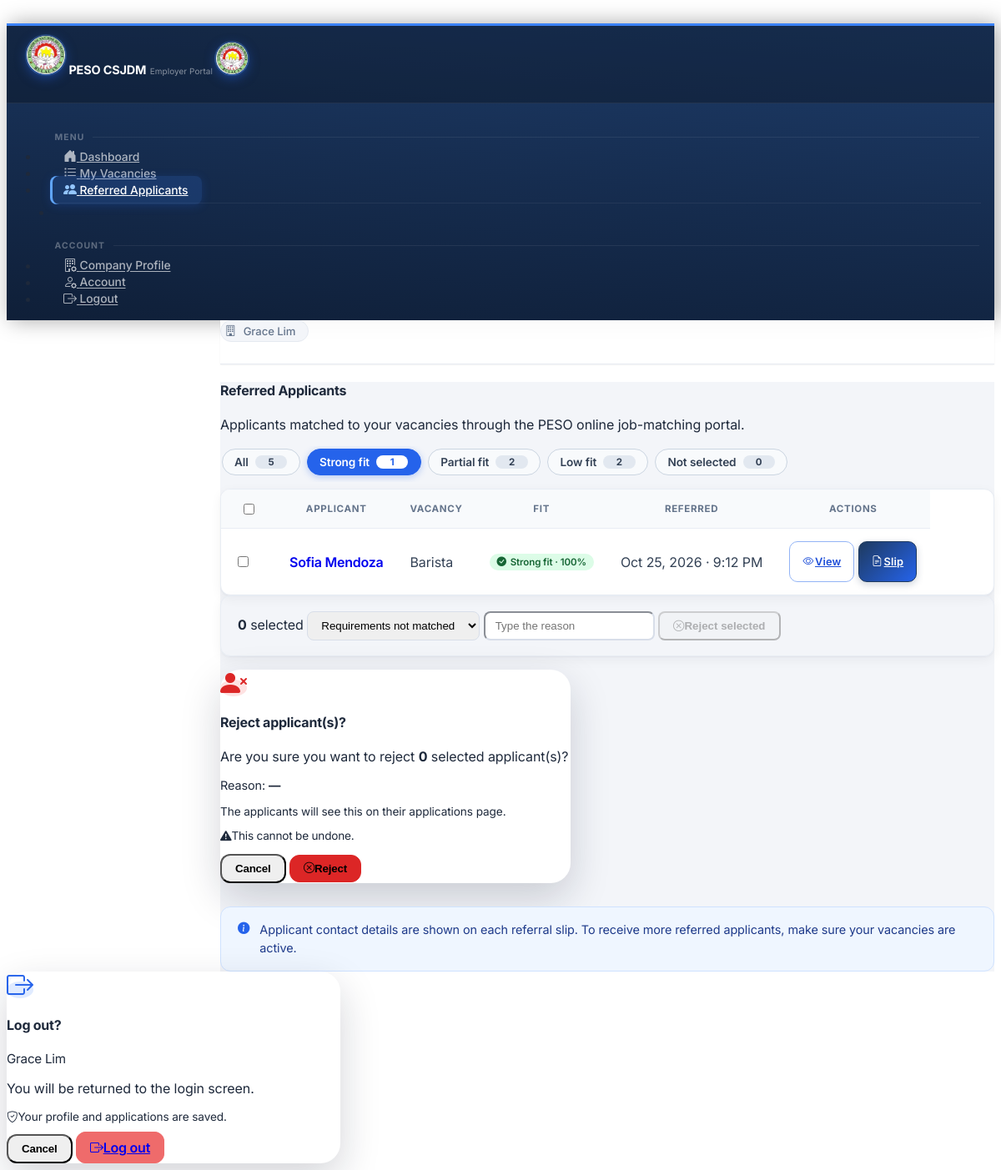
The app's page /employer/referred?fit=strong (signed in) with its own data.
### tables this page shows
CREATE TABLE referrals (
            referral_id           INTEGER  PRIMARY KEY AUTOINCREMENT,
            applicant_id INTEGER  NOT NULL,
            vacancy_id   INTEGER  NOT NULL,
            referred_by  INTEGER  NOT NULL,
            referred_at  DATETIME DEFAULT CURRENT_TIMESTAMP,
            status       TEXT     DEFAULT 'referred',
            notes        TEXT, suitability_score REAL, reject_reason TEXT,
            FOREIGN KEY (applicant_id) REFERENCES applicants(applicant_id),
            FOREIGN KEY (vacancy_id)   REFERENCES job_vacancies(vacancy_id),
            FOREIGN KEY (referred_by)  REFERENCES users(user_id)
        );

CREATE TABLE "applicants" (
                applicant_id                 INTEGER  PRIMARY KEY AUTOINCREMENT,
                first_name         TEXT     NOT NULL,
                last_name          TEXT     NOT NULL,
                sex                TEXT,
                age                INTEGER,
                barangay           TEXT,
                district           TEXT,
                employment_status  TEXT     DEFAULT 'Unemployed',
                is_pwd             INTEGER  DEFAULT 0,
                educ_level         TEXT     NOT NULL,
                preferred_position TEXT     NOT NULL,
                skills             TEXT     NOT NULL,
                work_experience    TEXT,
                user_id            INTEGER  REFERENCES users(user_id),
                created_at         DATETIME DEFAULT CURRENT_TIMESTAMP,
                is_archived        INTEGER  DEFAULT 0
            , birthdate DATE, contact_number TEXT, middle_name TEXT, suffix TEXT, civil_status TEXT, address_line TEXT, city TEXT, province TEXT, height_cm TEXT, religion TEXT, tin TEXT, landline TEXT, disability TEXT, is_4ps INTEGER DEFAULT 0, household_id TEXT, is_wodp INTEGER DEFAULT 0, is_dswd_foodstamp INTEGER DEFAULT 0, is_caregiver INTEGER DEFAULT 0, is_ofw INTEGER DEFAULT 0, ofw_country TEXT, is_former_ofw INTEGER DEFAULT 0, former_ofw_country TEXT, ofw_return_date TEXT, employed_type TEXT, unemployed_reason TEXT, job_search_months INTEGER, pref_work_local TEXT, pref_work_overseas TEXT, languages TEXT, education TEXT, trainings TEXT, eligibilities TEXT, work_history TEXT, other_skills TEXT, certified INTEGER DEFAULT 0, certified_at DATETIME, photo TEXT);

CREATE TABLE job_vacancies (
            vacancy_id                   INTEGER  PRIMARY KEY AUTOINCREMENT,
            employer_name        TEXT     NOT NULL,
            job_title            TEXT     NOT NULL,
            occupational_category TEXT    NOT NULL,
            is_local             INTEGER  DEFAULT 1,
            is_active            INTEGER  DEFAULT 1,
            created_at           DATETIME DEFAULT CURRENT_TIMESTAMP
        , employer_id INTEGER REFERENCES users(user_id), application_deadline DATE, req_gender TEXT DEFAULT 'Any', req_age_min INTEGER, req_age_max INTEGER, req_education TEXT, req_documents TEXT, req_experience_months INTEGER, salary_min INTEGER, salary_max INTEGER, salary_period TEXT, job_location TEXT, req_skills TEXT, requirements_deadline DATE, interview_date DATE, interview_time TEXT, interview_date_end DATE, interview_time_end TEXT, location_type TEXT, venue_address TEXT, max_applicants INTEGER);

### app.py (the view)
@app.route('/employer/referred')
@employer_required
def employer_referred():
    emp = _get_my_employer()
    if not emp or not emp['is_approved']:
        return redirect(url_for('employer_profile'))
    db     = get_db()
    status = request.args.get('status', 'all')
    fit    = request.args.get('fit', 'all')
    conds  = ['jv.employer_id=?']
    params = [session['user_id']]
    if status != 'all':
        conds.append('r.status=?')
        params.append(status)
    rows = db.execute(f'''
        SELECT r.*, a.first_name, a.last_name, jv.job_title
        FROM referrals r
        JOIN applicants a ON r.applicant_id=a.applicant_id
        JOIN job_vacancies jv ON r.vacancy_id=jv.vacancy_id
        WHERE {" AND ".join(conds)}
        ORDER BY r.referred_at DESC
    ''', params).fetchall()
    referrals, counts = [], {'all': 0, 'strong': 0, 'partial': 0, 'low': 0, 'rejected': 0}
    for r in rows:
        d = dict(r)
        d['fit_key'], d['fit_label'] = fit_tier(d['suitability_score'])
        d['fit_reason'] = ''
        if d['fit_key'] in ('low', 'partial'):
            ap = db.execute('SELECT * FROM applicants WHERE applicant_id=?', (d['applicant_id'],)).fetchone()
            vac = db.execute('SELECT * FROM job_vacancies WHERE vacancy_id=?', (d['vacancy_id'],)).fetchone()
            if ap and vac:
                d['fit_reason'] = fit_reason(vac, ap)
        counts['all'] += 1
        if d['status'] == 'rejected':
            counts['rejected'] += 1
        elif d['fit_key'] in counts:
            counts[d['fit_key']] += 1
        referrals.append(d)
    if fit == 'rejected':
        referrals = [d for d in referrals if d['status'] == 'rejected']
    elif fit in ('strong', 'partial', 'low'):
        referrals = [d for d in referrals if d['fit_key'] == fit and d['status'] != 'rejected']
    referrals.sort(key=lambda d: (d['status'] in ('rejected', 'cancelled'), -(d['suitability_score'] or 0)))
    return render_template('employer/referred.html', emp=emp, referrals=referrals,
                           status=status, fit=fit, counts=counts, reject_reasons=REJECT_REASONS)

### app.py (called while the page is built, shortened)
def get_db():
    if 'db' not in g:
        g.db = sqlite3.connect(DATABASE)
        g.db.row_factory = sqlite3.Row
        g.db.execute('PRAGMA foreign_keys = ON')
    return g.db

def _g(v, key):
    try:
        return v[key]
    except (KeyError, IndexError, TypeError):
        return None

def _total_exp_months(ap):
    raw = _g(ap, 'work_history')
    if not raw:
        return 0
    try:
        data = json.loads(raw) if isinstance(raw, str) else raw
    except (ValueError, TypeError):
        return 0
    total = 0
    for e in (data or []):
        mo = str(e.get('months', '')).strip()
        if mo.isdigit():
            total += int(mo)
    return total

def _vacancy_location(v):
    explicit = (_g(v, 'job_location') or '').strip()
    if explicit:
        return explicit
    if _g(v, 'is_local'):
        return 'City of San Jose del Monte'
    parts = [p for p in (_g(v, 'e_city'), _g(v, 'e_province')) if p]
    return ', '.join(parts)

def _location_matches(v, ap):
    if not ap:
        return False
    pref = (_g(ap, 'pref_work_local') or '').strip().lower()
    if not pref:
        return False
    loc = _vacancy_location(v).lower()
    if loc and (pref in loc or loc in pref):
        return True

def _token_set(text):
    return {w for w in re.split(r'[\s/\-,]+', (text or '').lower())
            if w and w not in _TITLE_STOP}

def _ap_skills_set(ap):
    return {s.strip().lower() for s in (_g(ap, 'skills') or '').split(',') if s.strip()}

@app.before_request
def drop_stale_session():
    if 'user_id' in session and not (request.endpoint or '').startswith('static'):
        row = get_db().execute('SELECT is_active FROM users WHERE user_id=?', (session['user_id'],)).fetchone()
        if row is None or row['is_active'] == 0:
            session.clear()

@app.before_request
def csrf_same_origin_guard():
    if request.method in ('POST', 'PUT', 'PATCH', 'DELETE'):
        src = request.headers.get('Origin') or request.headers.get('Referer')
        if src:
            from urllib.parse import urlparse
            if urlparse(src).netloc != request.host:
                abort(403)

@app.after_request
def security_headers(resp):
    resp.headers.setdefault('X-Content-Type-Options', 'nosniff')
    resp.headers.setdefault('X-Frame-Options', 'SAMEORIGIN')
    resp.headers.setdefault('Referrer-Policy', 'same-origin')
    return resp

### templates/employer/referred.html (shortened to what this page needs)
﻿{% extends 'base_employer.html' %}
{% block content %}
<div class="mb-4">
  <h4 class="fw-bold mb-0">Referred Applicants</h4>
  <p class="text-muted small mb-0">Applicants matched to your vacancies through the PESO online job-matching portal.</p>
</div>
<nav class="fit-tabs" aria-label="Filter applicants by fit">
  {% for key, label in [('all','All'),('strong','Strong fit'),('partial','Partial fit'),('low','Low fit'),('rejected','Not selected')] %}
  <a class="fit-tab {{ 'active' if fit == key else '' }}" href="{{ url_for('employer_referred', fit=key) }}"{% if fit == key %} aria-current="page"{% endif %}>
    {{ label }}<span class="fit-count">{{ counts[key] }}</span>
  </a>
  {% endfor %}
</nav>
{% if referrals %}
<form method="POST" action="{{ url_for('employer_referred_reject') }}" id="bulk-form">
<div class="card apps-card" style="overflow:hidden;">
  <div class="table-responsive">
  <table class="table table-hover mb-0 apps-table">
    <thead>
      <tr>
        <th class="ps-3" style="width:34px;"><input type="checkbox" class="form-check-input" id="chk-all" aria-label="Select all"></th>
        <th>Applicant</th>
        <th>Vacancy</th>
        <th>Fit</th>
        <th>Referred</th>
        <th>Actions</th>
      </tr>
    </thead>
    <tbody>
      {% for r in referrals %}
      <tr>
        <td class="ps-3">
          {% if r.status == 'referred' %}<input type="checkbox" class="form-check-input row-chk" name="ids" value="{{ r.referral_id }}" aria-label="Select {{ r.first_name }} {{ r.last_name }}">{% endif %}
        </td>
        <td>
          <a href="{{ url_for('employer_referred_detail', rid=r.referral_id) }}" class="fw-semibold small text-decoration-none">
            {{ r.first_name }} {{ r.last_name }}
          </a>
        </td>
        <td class="small text-muted">{{ r.job_title }}</td>
        <td>
          {% if r.suitability_score is not none %}
          <span class="fit-badge fit-{{ r.fit_key }}">
            <i class="bi {{ 'bi-check-circle-fill' if r.fit_key == 'strong' else 'bi-dash-circle-fill' if r.fit_key == 'partial' else 'bi-x-circle-fill' }}"></i>
            {{ r.fit_label }} &middot; {{ '%.0f'|format(r.suitability_score * 100) }}%
          </span>
          {% else %}
          <span class="text-muted small">—</span>
          {% endif %}
        </td>
        <td class="small text-muted">{{ r.referred_at|friendly_dt }}</td>
        <td>
          <div class="d-flex gap-2">
            <a href="{{ url_for('employer_referred_detail', rid=r.referral_id) }}"
               class="btn btn-sm btn-outline-primary">
              <i class="bi bi-eye me-1"></i>View
            </a>
            <a href="{{ url_for('referral_slip', rid=r.referral_id) }}"
               class="btn btn-sm btn-outline-secondary">
              <i class="bi bi-file-earmark-text me-1"></i>Slip
            </a>
          </div>
        </td>
      </tr>
      {% endfor %}
    </tbody>
  </table>
  </div>
</div>
<div class="card border-0 shadow-sm mt-3" id="bulk-bar" style="border-radius:12px;">
  <div class="card-body py-2 px-3 d-flex flex-wrap align-items-center gap-2">
    <span class="small text-muted"><strong id="sel-count">0</strong> selected</span>
    <select name="reason" id="reject-reason" class="form-select form-select-sm" style="max-width:240px;">
      {% for rr in reject_reasons %}<option value="{{ rr }}">{{ rr }}</option>{% endfor %}
    </select>
    <input type="text" name="note" id="reject-note" class="form-control form-control-sm d-none" maxlength="200" placeholder="Type the reason" style="max-width:240px;">
    <button type="button" class="btn btn-sm btn-outline-danger" id="bulk-btn" disabled>
      <i class="bi bi-x-circle me-1"></i>Reject selected
    </button>
  </div>
</div>
</form>
<div class="modal fade" id="rejectModal" tabindex="-1" aria-hidden="true">
  <div class="modal-dialog modal-dialog-centered" style="max-width:420px;">
    <div class="modal-content border-0" style="border-radius:24px;background:#fff;box-shadow:0 18px 48px rgba(15,23,42,.18);">
      <div class="modal-body text-center px-4 pt-5 pb-3">
        <span class="d-inline-flex align-items-center justify-content-center mb-3"
              style="width:76px;height:76px;border-radius:50%;background:#fee2e2;">
          <i class="bi bi-person-x-fill" style="font-size:2rem;color:#dc2626;"></i>
        </span>
        <h4 class="fw-bold mb-2">Reject applicant<span id="rm-plural">(s)</span>?</h4>
        <p class="mb-1" style="font-size:1rem;">Are you sure you want to reject <strong id="rm-count">0</strong> selected applicant<span id="rm-plural2">(s)</span>?</p>
        <p class="text-muted mb-1" style="font-size:.9rem;">Reason: <strong id="rm-reason">—</strong></p>
        <p class="text-muted mb-2" style="font-size:.85rem;">The applicants will see this on their applications page.</p>
        <p class="mb-0 fw-semibold text-danger" style="font-size:.85rem;"><i class="bi bi-exclamation-triangle-fill me-1"></i>This cannot be undone.</p>
      </div>
      <div class="modal-footer border-0 d-flex gap-2 px-4 pb-4 pt-3">
        <button type="button" class="btn btn-outline-secondary flex-fill fw-semibold py-2" style="border-radius:12px;"
                data-coreui-dismiss="modal" data-bs-dismiss="modal">Cancel</button>
        <button type="button" id="rm-confirm" class="btn flex-fill fw-semibold py-2 text-white" style="background:#dc2626;border:1px solid #dc2626;border-radius:12px;">
          <i class="bi bi-x-circle me-1"></i>Reject
        </button>
      </div>
    </div>
  </div>
</div>
<div class="apps-note mt-3">
  <i class="bi bi-info-circle-fill flex-shrink-0"></i>
  <span>Applicant contact details are shown on each referral slip. To receive more referred applicants, make sure your vacancies are active.</span>
</div>
{% elif fit != 'all' %}
<div class="card apps-card"><div class="card-body text-center text-muted py-5 small">No applicants in this group.</div></div>
{% endif %}
{% endblock %}

### templates/employer/referred.html (style rules this page uses)
.fit-tabs { display:flex; flex-wrap:nowrap; gap:.5rem; overflow-x:auto; padding:.15rem .1rem .5rem; margin-bottom:.5rem; -webkit-overflow-scrolling:touch; scrollbar-width:thin; }
.fit-tab { display:inline-flex; align-items:center; gap:.5rem; flex:0 0 auto; padding:.45rem .9rem; border-radius:999px; border:1.5px solid #cbd5e1; background:#f8fafc; color:#334155; font-size:.85rem; font-weight:600; text-decoration:none; white-space:nowrap; transition:background .15s, border-color .15s, color .15s, box-shadow .15s; }
.fit-tab .fit-count { min-width:1.5rem; padding:.05rem .45rem; border-radius:999px; background:#e2e8f0; color:#334155; font-size:.72rem; font-weight:700; text-align:center; }
.fit-tab.active { background:#2563eb; border-color:#2563eb; color:#fff; box-shadow:0 2px 8px rgba(37,99,235,.3); }
.fit-tab.active .fit-count { background:#fff; color:#2563eb; }
.fit-badge { display:inline-flex; align-items:center; gap:.3rem; padding:.2rem .55rem; border-radius:999px; font-size:.72rem; font-weight:600; white-space:nowrap; }
.fit-strong { background:#dcfce7; color:#166534; }

### records on screen
referrals: first_name "Sofia", last_name "Mendoza", job_title "Barista", fit_label "Strong fit", r.suitability_score*100 "100", referred_at|friendly_dt "Oct 25, 2026 · 9:12 PM"

### other values on screen
{{ session.get('full_name', 'Employer') }} "Grace Lim"
{{ label }} "All" "Strong fit" "Partial fit" "Low fit" "Not selected"
{{ counts[key] }} "5" "1" "2" "2" "0"
{{ session.get('full_name') }} "Grace Lim"
form field reason "Requirements not matched"
